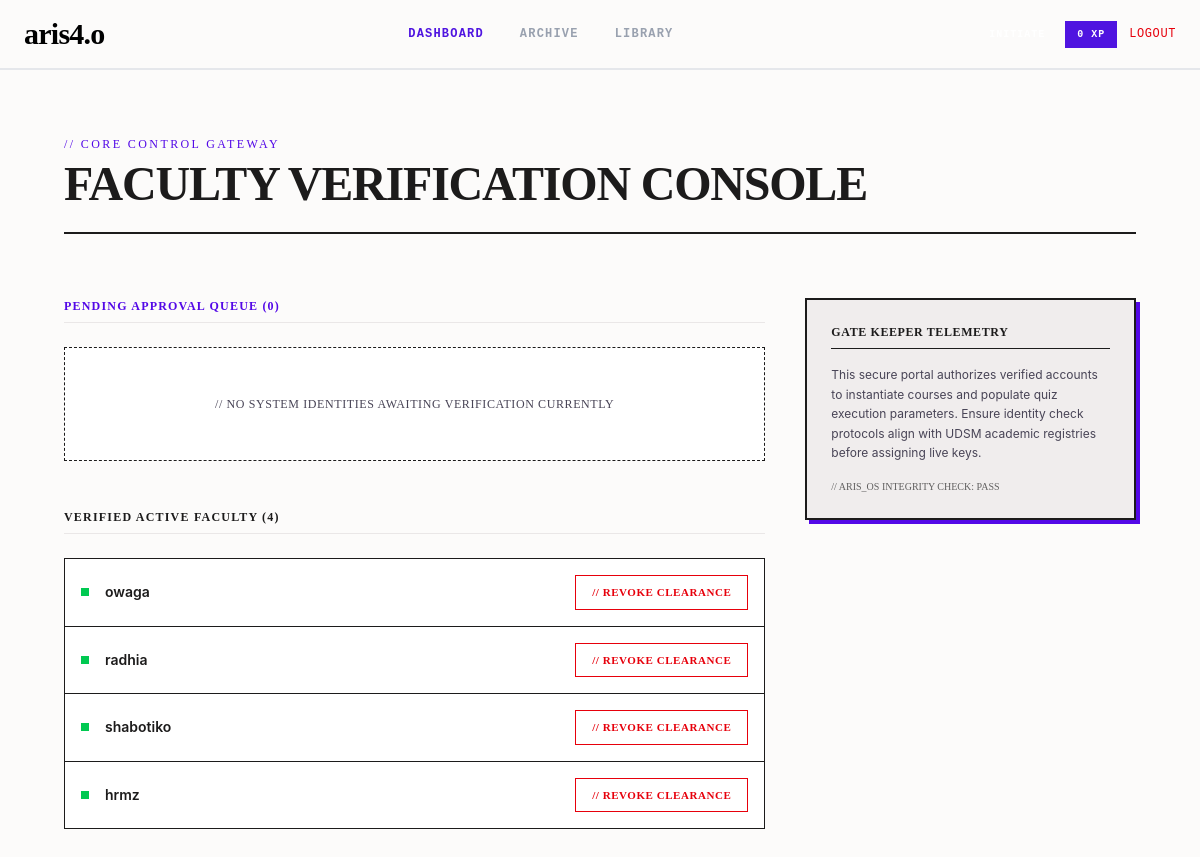
The app's page /admin-dashboard/ (signed in) with its own data.
### accounts/models.py (models this page shows, shortened)
class User(AbstractUser):
    ROLE_CHOICES=[
        ('student', 'student'),
        ('instructor', 'instructor'),
        ('admin', 'admin'),
        ]
    role = models.CharField(max_length=20, choices=ROLE_CHOICES)
    is_approved = models.BooleanField(default=False)
    xp = models.IntegerField(default=0)

### accounts/views.py (the view)
# urls.py: path('admin-dashboard/', views.admin_dashboard_view, name='admin_dashboard'),
@login_required
def admin_dashboard_view(request):
    if not (request.user.is_superuser or request.user.role == 'admin'):
        return HttpResponseForbidden('Not authorized')
    return render(request, 'admin_approval.html', {
        'pending_instructors': User.objects.filter(role='instructor', is_approved=False),
        'approved_instructors': User.objects.filter(role='instructor', is_approved=True),
    })

### accounts/context_processors.py (called while the page is built, shortened)
def user_tier_context(request):
    ctx = {}
    if request.user.is_authenticated:
        user = request.user
        role = user.role
        if role == 'student':
            xp = getattr(user, 'xp', 0) or 0
            level, tier_title, _, _ = get_tier_info(xp)
            xp_ctx = build_xp_context(xp)
            ctx['user_tier'] = {
                'level': level,
                'title': tier_title,
                'xp': xp,
                'xp_percentage': xp_ctx['xp_percentage'],
                'xp_to_next': xp_ctx['xp_to_next'],
                'role': role,
                'tier_color_class': TIER_COLORS.get(tier_title, 'bg-gray-600 text-white'),
            }
    return ctx

### accounts/tiers.py (called while the page is built)
def get_tier_info(xp):
    if xp < 500:
        return (1, 'Initiate', 0, 500)
    elif xp < 1500:
        return (2, 'Scholar', 500, 1500)
    elif xp < 3000:
        return (3, 'Alpha Vanguard', 1500, 3000)
    elif xp < 5000:
        return (4, 'Elite Scholar', 3000, 5000)
    else:
        level = 5 + (xp - 5000) // 3000
        rmin = 5000 + ((xp - 5000) // 3000) * 3000
        rmax = rmin + 3000
        return (level, 'Grandmaster', rmin, rmax)

def build_xp_context(current_xp):
    base_level, tier_title, level_range_min, level_range_max = get_tier_info(current_xp)
    total_in_tier = level_range_max - level_range_min
    progress_in_tier = current_xp - level_range_min
    xp_percentage = int((progress_in_tier / total_in_tier) * 100) if total_in_tier > 0 else 100
    xp_to_next = max(0, level_range_max - current_xp)
    return {
        'current_level': base_level,
        'tier_title': tier_title,
        'xp_percentage': min(100, max(0, xp_percentage)),
        'xp_to_next': xp_to_next,
    }

### accounts/templates/admin_approval.html (shortened to what this page needs)
{% extends 'base.html' %}
{% block content %}
<div class="max-w-[1440px] mx-auto px-5 md:px-16 my-16">
  <div class="mb-16 border-b-2 border-[#1c1b1b] pb-6">
    <span class="font-['Space_Mono'] text-xs font-normal text-[#5308e7] tracking-[0.2em] uppercase block mb-2">
      // CORE CONTROL GATEWAY
    </span>
    <h1 class="font-['Playfair_Display'] text-4xl md:text-5xl font-black text-[#1c1b1b] uppercase tracking-tight">
      Faculty Verification Console
    </h1>
  </div>
  <div class="grid grid-cols-12 gap-10 items-start">
    <div class="col-span-12 md:col-span-8 space-y-12">
      <div>
        <h2 class="font-['Space_Mono'] text-xs font-bold tracking-[0.1em] text-[#5308e7] uppercase mb-6 border-b border-[#eae7e7] pb-2">
          PENDING APPROVAL QUEUE (<span id="pending-count">{{ pending_instructors|length }}</span>)
        </h2>
        <div id="pending-empty-state" class="border border-dashed border-[#1c1b1b] p-12 text-center bg-white rounded-none {% if pending_instructors %}hidden{% endif %}">
          <p class="font-['Space_Mono'] text-xs text-[#484456] uppercase tracking-wider">
            // NO SYSTEM IDENTITIES AWAITING VERIFICATION CURRENTLY
          </p>
        </div>
      </div>
      <div>
        <h2 class="font-['Space_Mono'] text-xs font-bold tracking-[0.1em] text-[#1c1b1b] uppercase mb-6 border-b border-[#eae7e7] pb-2">
          VERIFIED ACTIVE FACULTY (<span id="approved-count">{{ approved_instructors|length }}</span>)
        </h2>
        <div id="approved-container" class="border border-[#1c1b1b] bg-white divide-y divide-[#1c1b1b] rounded-none {% if not approved_instructors %}hidden{% endif %}">
          {% for instructor in approved_instructors %}
            <div id="user-row-{{ instructor.id }}" class="p-4 flex flex-col sm:flex-row sm:items-center sm:justify-between gap-4">
              <div class="flex items-center gap-4">
                <span class="w-2 h-2 bg-green-500 rounded-none"></span>
                <span class="font-['Inter'] text-sm font-semibold text-[#1c1b1b]">{{ instructor.username }}</span>
              </div>
              <div>
                <a href="{% url 'disapprove_instructor' instructor.id %}" data-action="toggle-status" class="inline-block bg-white text-red-600 font-['Space_Mono'] text-[11px] font-bold tracking-wider uppercase px-4 py-2 border border-red-600 hover:bg-red-50 transition-colors rounded-none">
                  // REVOKE CLEARANCE
                </a>
              </div>
            </div>
          {% endfor %}
        </div>
      </div>
    </div>
    <div class="col-span-12 md:col-span-4">
      <div class="border-2 border-[#1c1b1b] p-6 bg-[#f0eded] rounded-none [box-shadow:4px_4px_0px_0px_#5308e7]">
        <h3 class="font-['Space_Mono'] text-xs font-bold tracking-wider text-[#1c1b1b] uppercase border-b border-[#1c1b1b] pb-2 mb-4">
          GATE KEEPER TELEMETRY
        </h3>
        <p class="font-['Inter'] text-xs text-[#484456] leading-relaxed mb-4">
          This secure portal authorizes verified accounts to instantiate courses and populate quiz execution parameters. Ensure identity check protocols align with UDSM academic registries before assigning live keys.
        </p>
        <span class="font-['Space_Mono'] text-[10px] block opacity-60 uppercase">// ARIS_OS INTEGRITY CHECK: PASS</span>
      </div>
    </div>
  </div>
</div>
{% endblock %}

### records on screen
User: username "owaga"
User: username "radhia"
User: username "shabotiko"
User: username "hrmz"

### other values on screen
{{ user_tier.xp }} "0"
{{ pending_instructors|length }} "0"
{{ approved_instructors|length }} "4"
